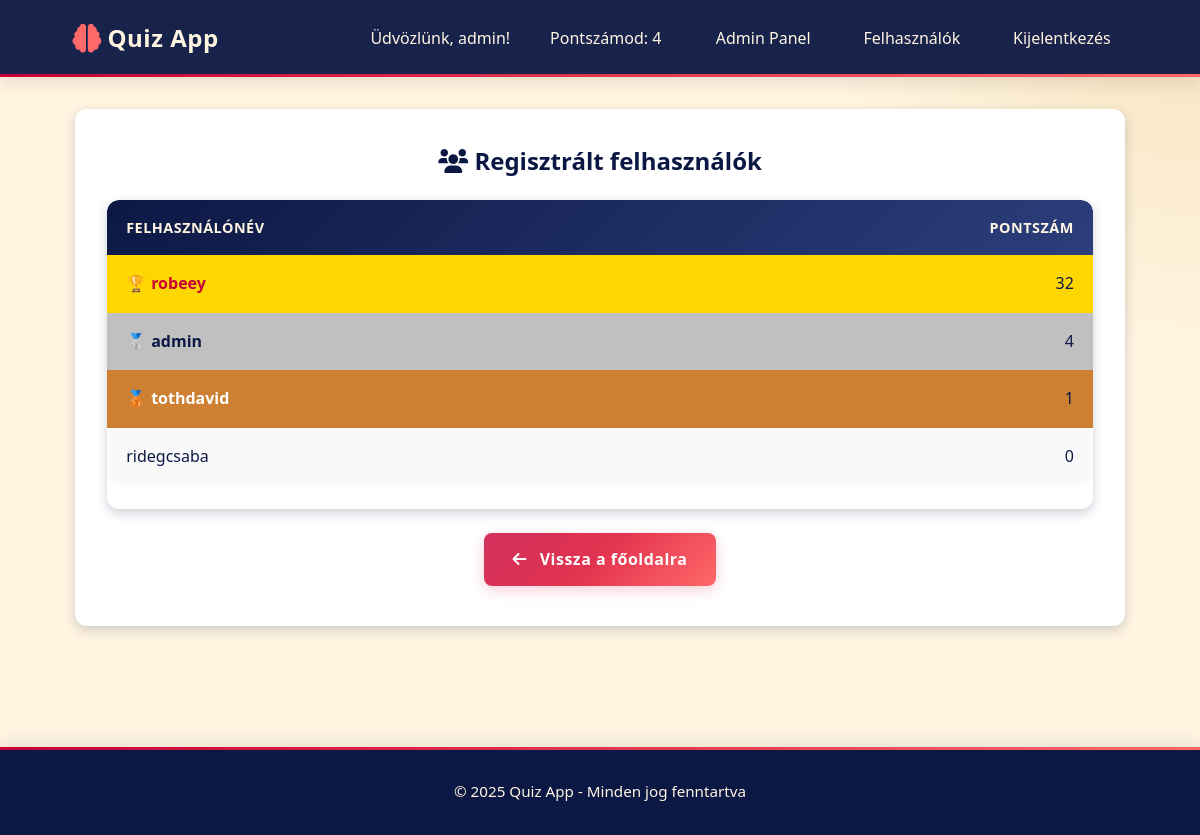
Screenshot of /users (signed in) with the database file from the repository.
### app.py (models this page shows)
class User(db.Model):
    id = db.Column(db.Integer, primary_key=True)
    username = db.Column(db.String(80), unique=True, nullable=False)
    password = db.Column(db.String(120), nullable=False)
    score = db.Column(db.Integer, default=0)
    is_admin = db.Column(db.Boolean, default=False)

### app.py (the view)
@app.route('/users')
def list_users():
    users = User.query.order_by(User.score.desc()).all()
    logged_in_user = session.get('username')
    logged_in_user_score = User.query.filter_by(username=logged_in_user).first().score if logged_in_user else 0
    is_admin = is_admin_user()
    return render_template('users.html', users=users, logged_in_user_score=logged_in_user_score, logged_in_user=session.get('username'), is_admin=is_admin)

### app.py (called while the page is built)
def is_admin_user():
    if 'username' not in session:
        return False
    user = User.query.filter_by(username=session['username']).first()
    return user and user.is_admin

### templates/users.html (shortened to what this page needs)
{% extends "base.html" %}
{% block content %}
<div class="card">
    <h2 class="text-center mb-3">
        <i class="fas fa-users"></i> Regisztrált felhasználók
    </h2>
    <div class="table-container">
        <table>
            <thead>
                <tr>
                    <th>Felhasználónév</th>
                    <th style="text-align: right;">Pontszám</th>
                </tr>
            </thead>
            <tbody>
                {% for user in users %}
                <tr class="{% if loop.index == 1 %}rank-gold{% elif loop.index == 2 %}rank-silver{% elif loop.index == 3 %}rank-bronze{% endif %}">
                    <td>{{ user.username }}</td>
                    <td style="text-align: right;">{{ user.score }}</td>
                </tr>
                {% endfor %}
            </tbody>
        </table>
    </div>
    <div class="text-center mt-3">
        <a href="{{ url_for('index') }}" class="btn">
            <i class="fas fa-arrow-left"></i> Vissza a főoldalra
        </a>
    </div>
</div>
{% endblock %}

### templates/base.html (shortened to what this page needs)
<!DOCTYPE html>
<html lang="hu">
<head>
    <link rel="stylesheet" href="{{ url_for('static', filename='style.css') }}">
    <link rel="stylesheet" href="https://cdnjs.cloudflare.com/ajax/libs/font-awesome/6.0.0/css/all.min.css">
</head>
<body>
    <header class="navbar">
        <div class="container nav-container">
            <a href="{{ url_for('index') }}" class="logo">
                <i class="fas fa-brain"></i>
                Quiz App
            </a>
            <nav class="nav-links">
                {% if logged_in_user %}
                    <span class="user-welcome">Üdvözlünk, {{ logged_in_user }}!</span>
                    <span class="user-welcome">Pontszámod: {{ logged_in_user_score }}</span>
                {% if is_admin %}
                    <a href="{{ url_for('admin_panel') }}" class="nav-link">Admin Panel</a>
                {% endif %}
                    <a href="{{ url_for('list_users') }}" class="nav-link">Felhasználók</a>
                    <a href="{{ url_for('logout') }}" class="nav-link">Kijelentkezés</a>
                {% else %}
                    <a href="{{ url_for('login') }}" class="nav-link">Bejelentkezés</a>
                    <a href="{{ url_for('register') }}" class="nav-link highlight">Regisztráció</a>
                {% endif %}
            </nav>
        </div>
    </header>
    <main class="main-content">
        <div class="container">
            {% block content %}{% endblock %}
        </div>
    </main>
    <footer class="footer">
        <div class="container">
            <p>&copy; {{ 2025 }} Quiz App - Minden jog fenntartva</p>
        </div>
    </footer>
</body>
</html>

### rows the page displays
User: username "admin", score "4"
User: username "robeey", score "32"
User: username "tothdavid", score "1"
User: username "ridegcsaba", score "0"

### other values shown
{{ logged_in_user_score }} "4"
{{ 2025 }} "2025"
